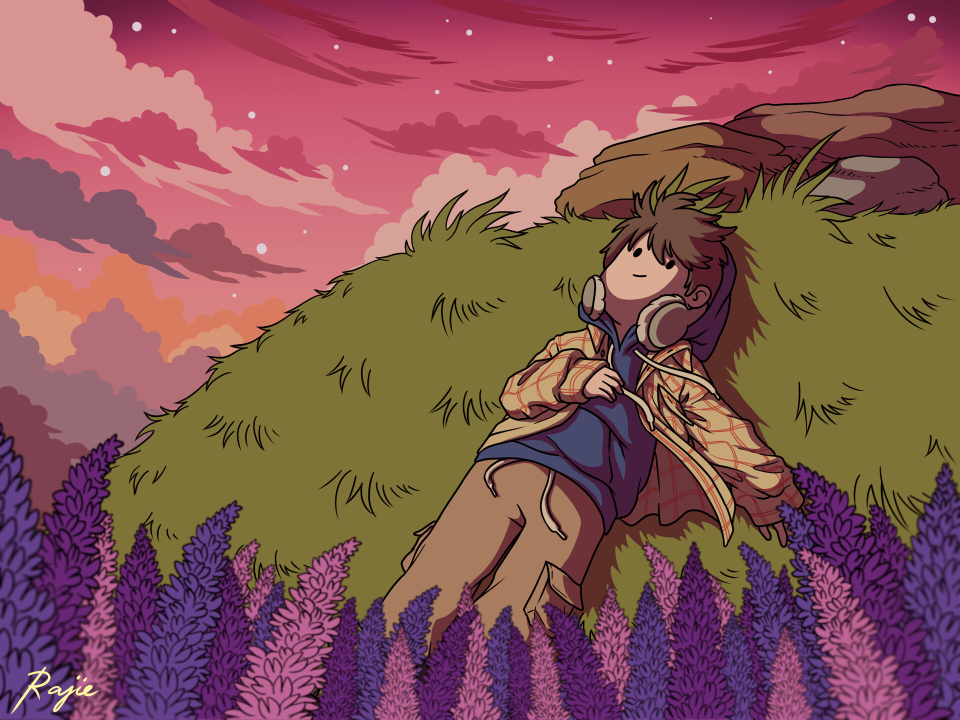
#> input picture sourcedata/boy.jpg, 1920 x 1440 px (shown at 1/2 size)
$ python usecv2.py
#> lines starting #> are read from the running program, lines starting #| are printed output that depends on the picture
### main.py
from typing import *
from matplotlib import pyplot as plt
import numpy as np
from PIL import Image
from createborder import reflectborder
from createborder import wraparound
from createborder import copyedge


def Gaussformula(size: int, sigma: float) -> List[List[int]]:
    halfleght = size // 2
    res = [[] for i in range(size)]
    for i in range(-halfleght, halfleght + 1):
        for j in range(-halfleght, halfleght + 1):
            res[i + halfleght].append(1 / (2 * np.pi * sigma ** 2) * np.exp(-(i ** 2 + j ** 2) / (2 * sigma ** 2)))
    total = sum(sum(res, []))
    for i in range(size):
        for j in range(size):
            res[i][j] /= total
    return np.array(res)


# [20 lines left out: function fileter, not called in this run]


# [24 lines that do not run on import are left out]

### usecv2.py
import cv2
import numpy as np
import matplotlib.pyplot as plt
from pprint import pp
from main import Gaussformula

image = cv2.imread("./sourcedata/boy.jpg")
#> image is the input picture: shape (1440, 1920, 3); mean B, G, R 85.5, 84.8, 136.2
size = 61
kernel_size = (size, size)
sigma = 5
kernel = cv2.getGaussianKernel(kernel_size[0], sigma) * cv2.getGaussianKernel(kernel_size[1], sigma).T
cortex = Gaussformula(kernel_size[0], sigma)

# 对比两种生成高斯核的方法
print(kernel)
print()
print(cortex)

border_type = cv2.BORDER_REFLECT
border_value = (0, 0, 0)
padding_image = cv2.copyMakeBorder(image, kernel_size[0] // 2, kernel_size[0] // 2, kernel_size[1] // 2,
                                   kernel_size[1] // 2, border_type, value=border_value)
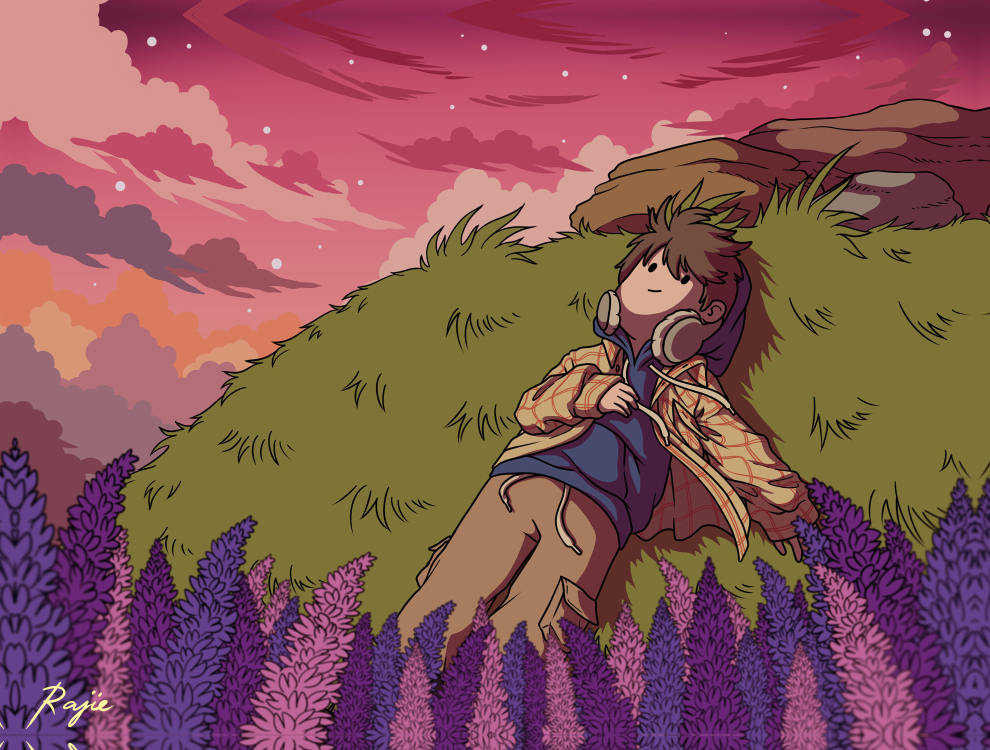
#> padding_image: shape (1500, 1980, 3) (shown at 1/2 size); mean B, G, R 86.1, 83.3, 135.4

filtered_image = cv2.filter2D(padding_image, -1, kernel)
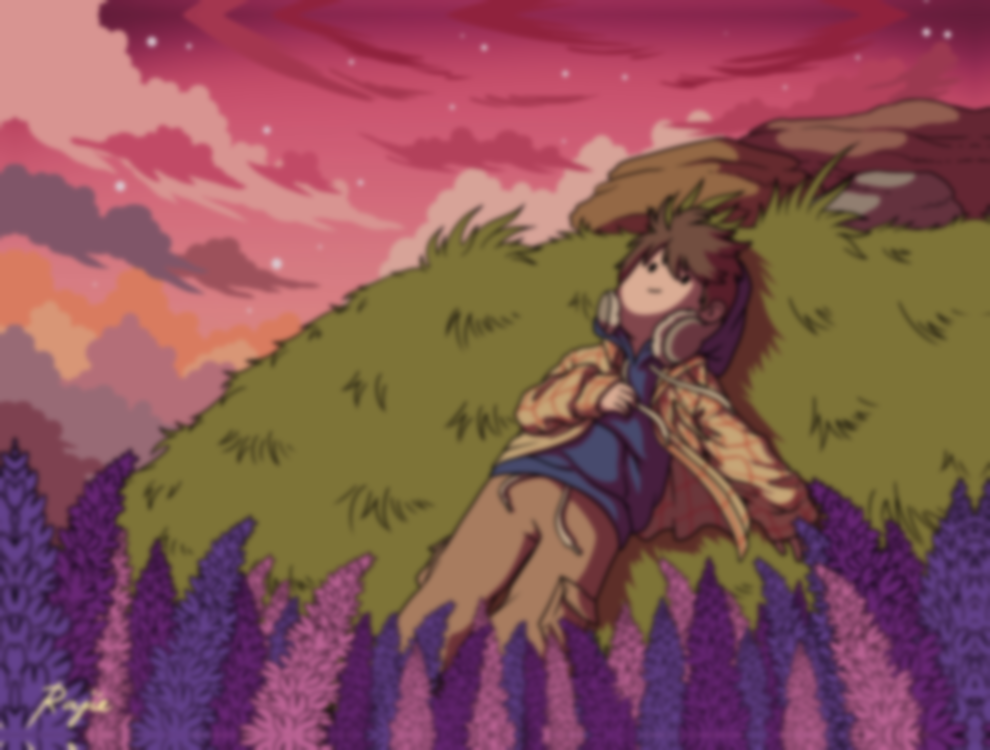
#> filtered_image: shape (1500, 1980, 3) (shown at 1/2 size); mean B, G, R 86.1, 83.3, 135.4

height, width, _ = image.shape
#> height = 1440; width = 1920
cv2.imwrite(f"./output/size{kernel_size[0]}sigma{sigma}cv2.png",
            filtered_image[size // 2:height + size // 2, size // 2:width + size // 2])
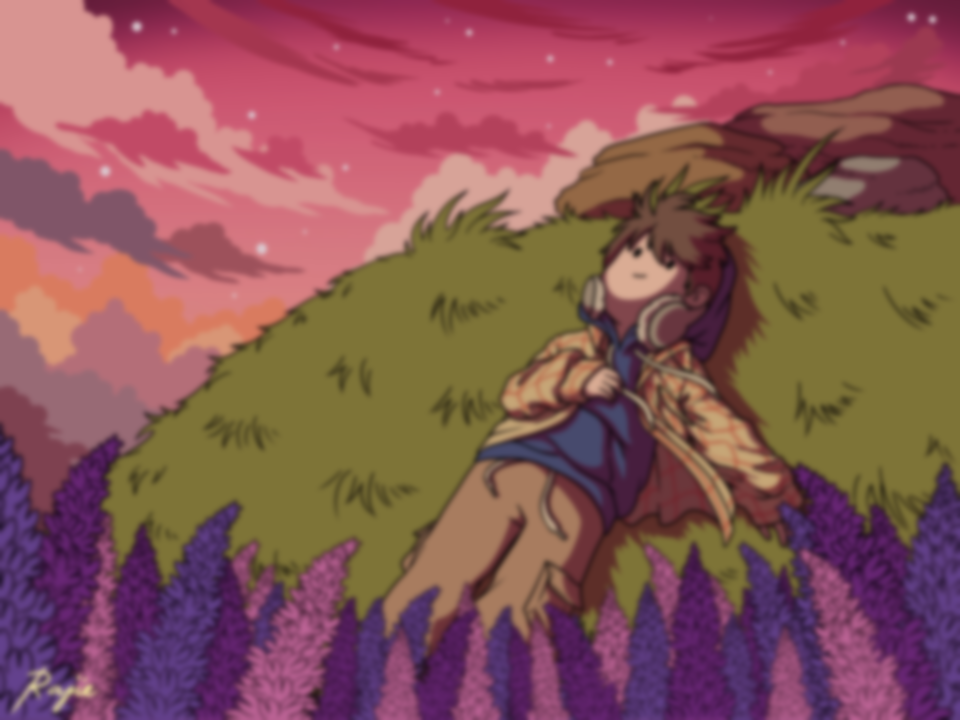
#> saved as size61sigma5cv2.png: shape (1440, 1920, 3) (shown at 1/2 size); mean B, G, R 85.5, 84.8, 136.2
